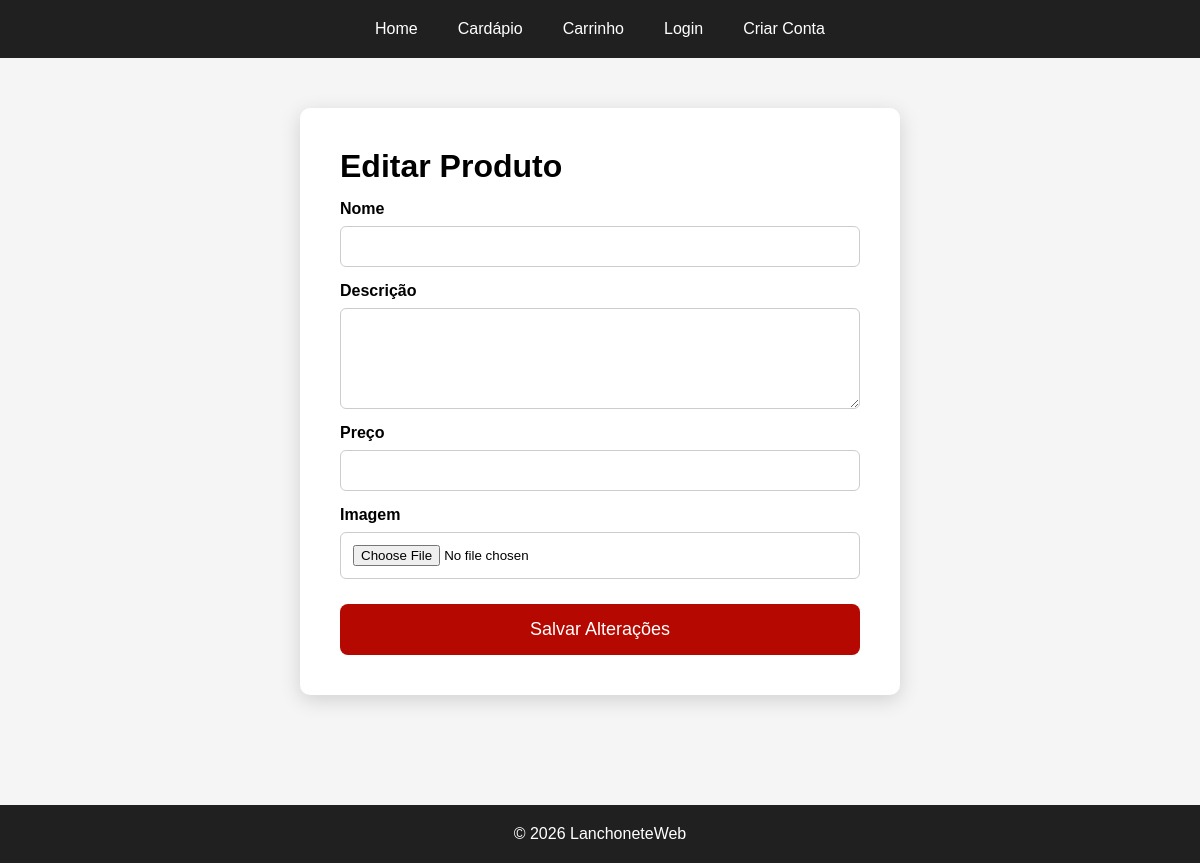
Before: /admin/editar/5 with the older database file.
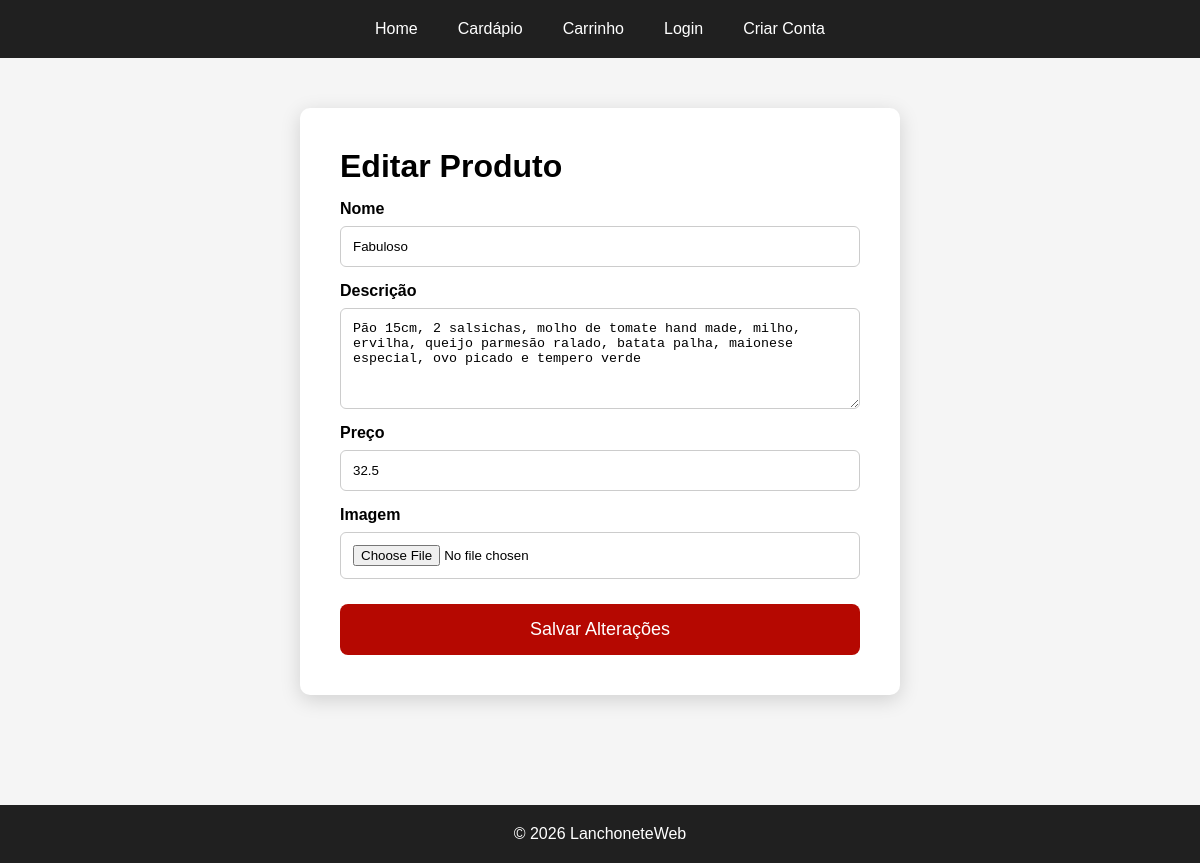
After: the same page with the newer database file.
### tables this page shows
CREATE TABLE produtos(

    id INTEGER PRIMARY KEY AUTOINCREMENT,

    nome TEXT NOT NULL,

    descricao TEXT NOT NULL,

    preco REAL NOT NULL,

    imagem TEXT

);

### routes/admin.py (the view, shortened to what this page needs)
@admin.route("/admin/editar/<int:id_produto>", methods=["GET", "POST"])
def editar_produto(id_produto):
    produto = buscar_produto_por_id(id_produto)
    return render_template(
        "admin/editar_produto.html",
        produto=produto
    )

### database/database.py (called while the page is built)
def conectar():
    caminho = os.path.abspath("database.db")
    print(f"Banco utilizado: {caminho}")
    conexao = sqlite3.connect("database.db")
    conexao.row_factory = sqlite3.Row
    return conexao

def buscar_produto_por_id(id_produto):
    conexao = conectar()
    cursor = conexao.cursor()
    cursor.execute("""
        SELECT
            id,
            nome,
            descricao,
            preco,
            imagem
        FROM produtos
        WHERE id = ?
    """, (id_produto,))
    produto = cursor.fetchone()
    conexao.close()
    return produto

### templates/admin/editar_produto.html
{% extends "base.html" %}
{% block conteudo %}
<div class="container-form">
    <h1>Editar Produto</h1>
    <form method="POST" enctype="multipart/form-data">
        <label>Nome</label>
        <input
            type="text"
            name="nome"
            value="{{ produto.nome }}"
            required
        >
        <label>Descrição</label>
        <textarea
            name="descricao"
            rows="5"
            required
        >{{ produto.descricao }}</textarea>
        <label>Preço</label>
        <input
            type="number"
            step="0.01"
            name="preco"
            value="{{ produto.preco }}"
            required
        >
        <label>Imagem</label>
        <input
            type="file"
            name="imagem"
            accept="image/*"
        >
        <button type="submit">
            Salvar Alterações
        </button>
    </form>
</div>
{% endblock %}

Changed rows visible on the page:
added produtos: nome "Fabuloso", descricao "Pão 15cm, 2 salsichas, molho de tomate hand made, milho, ervilha, queijo parmesão ralado, batata palha, maionese especial, ovo picado e tempero verde", preco "32.5"
